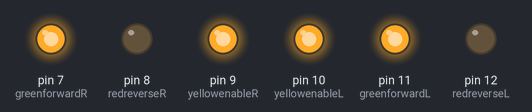
Recording of a sketch running on a simulated Arduino Uno, built with avr-gcc and run on an emulated ATmega328P. Parts: output pins drawn as LEDs (lit = HIGH).

Above: at 2.5 s.
At 5.5 s:
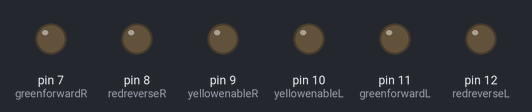
At 7.0 s:
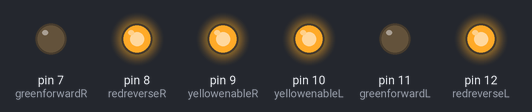
Timing chart, 0 to 10.4 s (numbered marks = the images above):
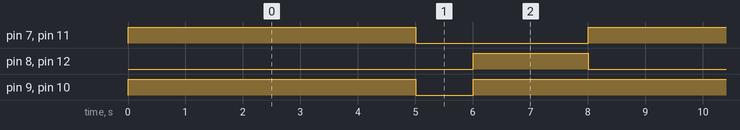

The sketch:

Story_4.ino
```cpp
// C++ code
//

int redreverseL = 12;
int greenforwardL = 11;
int yellowenableL = 10;

int yellowenableR = 9;
int redreverseR = 8;
int greenforwardR = 7;

// make a function to make it go forwards
void goForwards()
{
  digitalWrite(yellowenableL, HIGH); // Turn left enable on
  digitalWrite(yellowenableR, HIGH); // Turn right enable on
  digitalWrite(greenforwardL, HIGH);
  digitalWrite(greenforwardR, HIGH);
  digitalWrite(redreverseL, LOW);
  digitalWrite(redreverseR, LOW);
}

// make a function to make it stop
void stopMoving()
{
  digitalWrite(yellowenableL, LOW); // left enable off
  digitalWrite(yellowenableR, LOW); // right enable off
  digitalWrite(greenforwardL, LOW);
  digitalWrite(greenforwardR, LOW);
  digitalWrite(redreverseL, LOW);
  digitalWrite(redreverseR, LOW);
}

// make a function to make it reverse
void goBack()
{
  digitalWrite(yellowenableL, HIGH); // Turn left enable on
  digitalWrite(yellowenableR, HIGH); // Turn right enable on
  digitalWrite(greenforwardL, LOW);
  digitalWrite(greenforwardR, LOW);
  digitalWrite(redreverseL, HIGH);
  digitalWrite(redreverseR, HIGH);
}

// make a function to stop and turn off
void stopandturnoff()
{
  digitalWrite(yellowenableL, LOW); // Turn left enable off
  digitalWrite(yellowenableR, LOW); // Turn right enable off
  digitalWrite(greenforwardL, LOW);
  digitalWrite(greenforwardR, LOW);
  digitalWrite(redreverseL, LOW);
  digitalWrite(redreverseR, LOW);
}


void setup()
{
  pinMode(redreverseL, OUTPUT);
  pinMode(greenforwardL, OUTPUT);
  pinMode(yellowenableL, OUTPUT);

  pinMode(yellowenableR, OUTPUT);
  pinMode(greenforwardR, OUTPUT);
  pinMode(redreverseR, OUTPUT);
}

void loop()
{
  //(1000) = 1000 millisecond(s) = 1 second
  //(2000) = 2000 millisecond(s) = 2 seconds
  //(5000) = 5000 millisecond(s) = 5 seconds

  // go forwards for 5 seconds
  goForwards();  // Call the function to start forwards motion
  delay(5000); // Wait for 5 seconds

  //stop for 1 second
  stopMoving();
  delay(1000); // for 1 second

  //go backwards for 2 seconds
  goBack();
  delay(2000); // for 2 seconds
  //stop and turn off
  stopandturnoff();

}  
```

Measured:
- by itself, pin 7 (greenforwardR), pin 11 (greenforwardL): alternates HIGH for 5.0 s and LOW for 3.0 s
- by itself, pin 8 (redreverseR), pin 12 (redreverseL): alternates HIGH for 2.0 s and LOW for 6.0 s
- by itself, pin 9 (yellowenableR), pin 10 (yellowenableL): repeats every 8.0 s: LOW 1.0 s, HIGH 7.0 s
